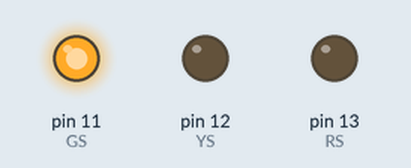
Bench run of a sketch on a simulated Arduino Uno, built with avr-gcc and run on an emulated ATmega328P. On the bench: output pins drawn as LEDs (lit = HIGH).

Above: at 7.5 s.
At 15.2 s:
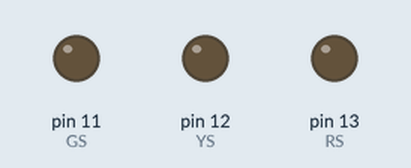
At 19.0 s:
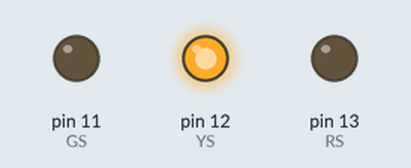
At 30.0 s:
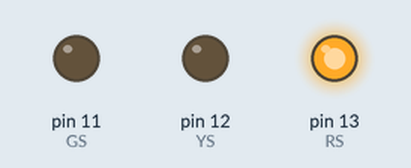
At 41.5 s:
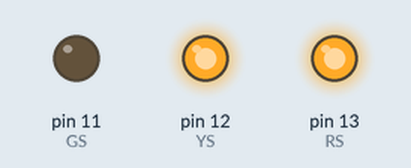
Timing chart, 0 to 55.9 s (numbered marks = the images above):
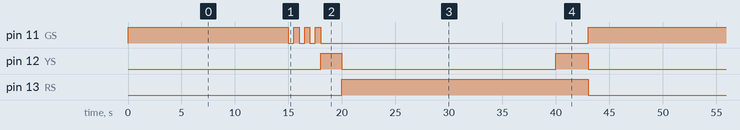

The sketch:

Traffic_light.ino
```cpp
#define RS 13
#define YS 12
#define GS 11

int red_on=20000;
int red_yellow_on=3000;
int yellow_on=2000;
int green_on=15000;
int green_blink=500;

void setup() {
  // initialize digital pin LED_BUILTIN as an output.
  pinMode(RS, OUTPUT);
  pinMode(YS, OUTPUT);
  pinMode(GS, OUTPUT);
}
void loop() {
  digitalWrite(GS, HIGH); //Работа зеленого светодиода
  delay(green_on);
  for (int i=0; i<3; i++){  //цикл мигания ЗС
    digitalWrite(GS, LOW);
    delay(green_blink);
    digitalWrite(GS, HIGH);
    delay(green_blink);
    };
  digitalWrite(GS, LOW);
  digitalWrite(YS, HIGH);
  delay(yellow_on);
  digitalWrite(YS, LOW);
  digitalWrite(RS, HIGH); //Смена ЗС на КС
  delay(red_on);
  digitalWrite(YS, HIGH); //Включение ЖС
  delay(red_yellow_on);
  digitalWrite(RS, LOW);
  digitalWrite(YS, LOW);
}
```

Measured:
- by itself, pin 11 (GS): repeats every 43.0 s: 3 × (LOW 0.50 s, HIGH 0.50 s), LOW 25.0 s, HIGH 15.0 s
- by itself, pin 12 (YS): repeats every 43.0 s: LOW 20.0 s, HIGH 3.0 s, LOW 18.0 s, HIGH 2.0 s
- by itself, pin 13 (RS): alternates HIGH for 23.0 s and LOW for 20.0 s
